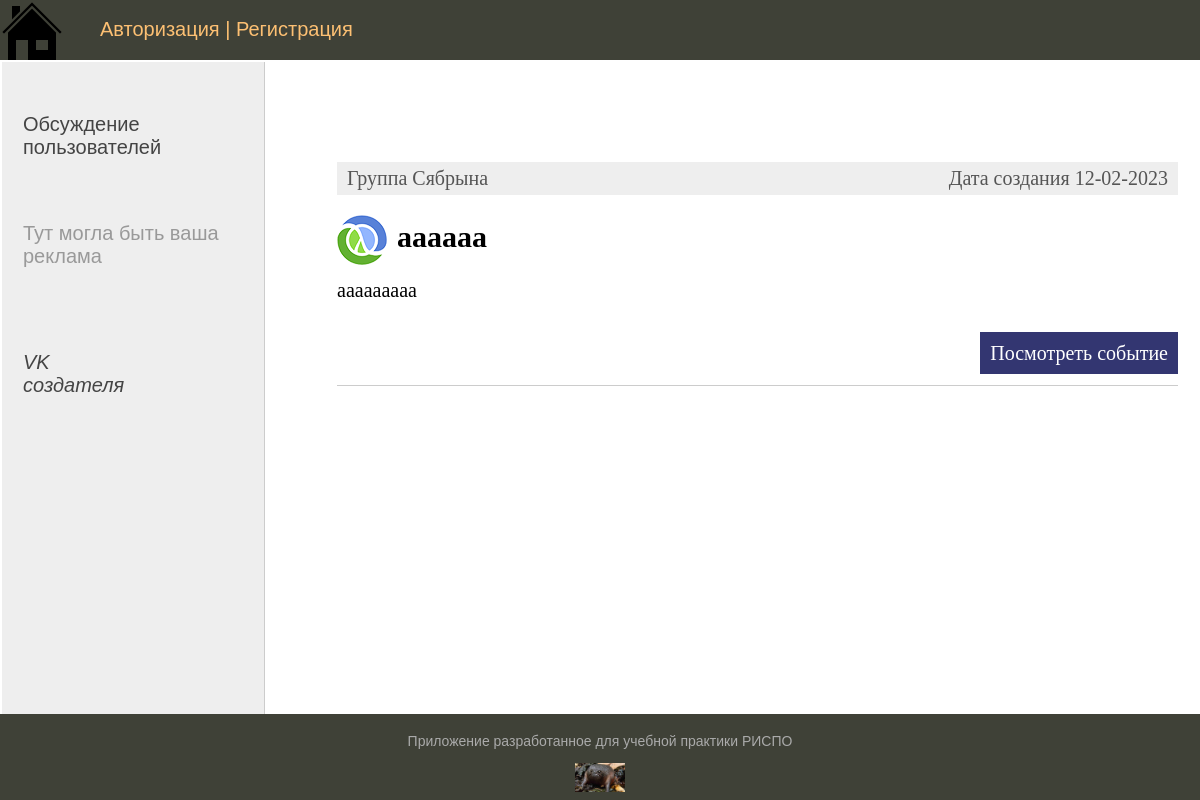
Page /events/ on the earlier database version.
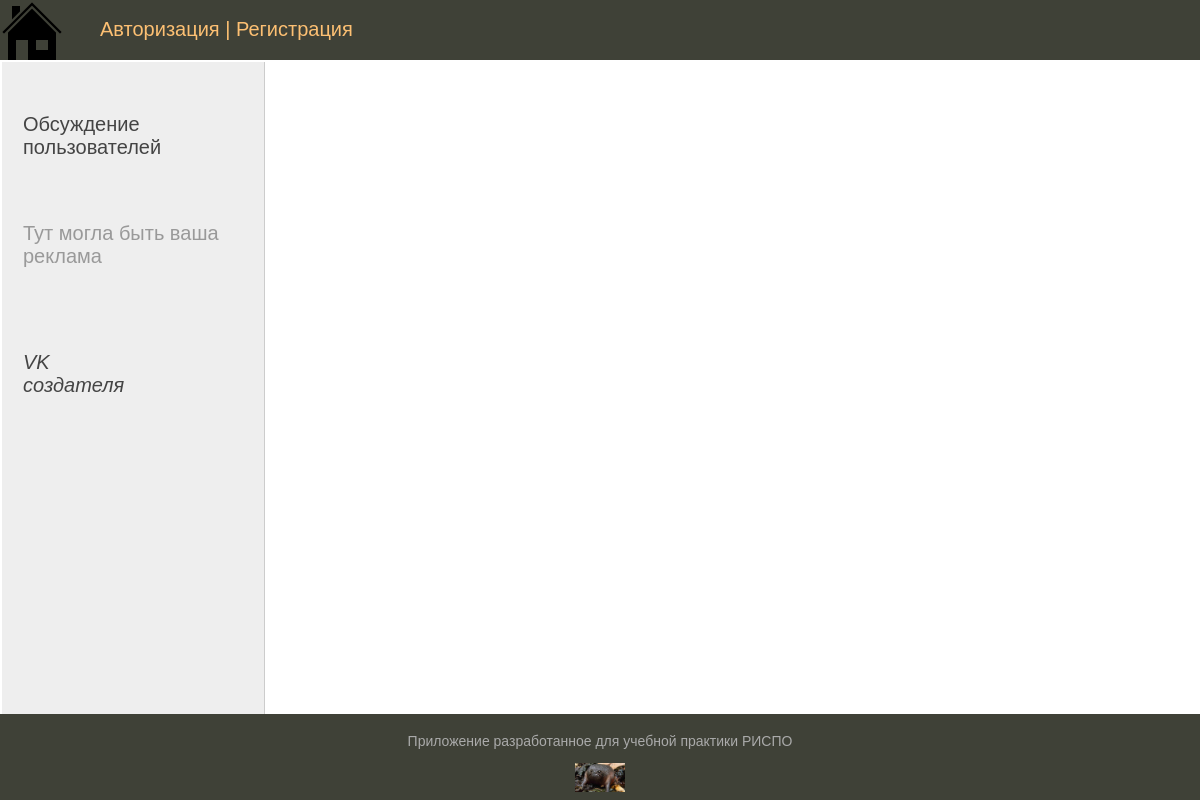
Same page on the later database version.
### people_active/models.py (models this page shows, shortened)
class Activity(models.Model):
    title = models.CharField(max_length=30, verbose_name="Заголовок")
    slug = models.SlugField(max_length=200, unique=True, db_index=True, verbose_name="URL")
    content = models.TextField(blank=True, verbose_name="Текст", null=True)
    photo = models.ImageField(upload_to="photos/%Y/%M/%d/", verbose_name="Фото", null=True)  # записывает в раздельные папки по классификаторам
    create_date = models.DateTimeField(auto_now_add=True, verbose_name="Дата создания")
    update_date = models.DateTimeField(auto_now=True, verbose_name="дата изменения")
    is_published = models.BooleanField(default=True, verbose_name="Публикация")
    group = models.ForeignKey("Groups", on_delete=models.CASCADE, verbose_name="Группы")
    """
    Возвращает название статьи в админке и не только
    """
    """
    используется в качестве переменной в index.html
    {{ act.get_absolute_url }} --- возвращает путь
    """
    def get_absolute_url(self):
        return reverse("post", kwargs={"post_slug": self.slug})
    class Meta:
        verbose_name_plural = "События"
        ordering = ["-update_date", "create_date", "title"]

class Groups(models.Model):
    name = models.CharField(max_length=30, db_index=True, verbose_name="Название группы")
    slug = models.SlugField(max_length=200, unique=True, db_index=True, verbose_name="URL")
    title = models.TextField(blank=True, verbose_name="Описания группы")
    def __str__(self):
        return self.name
    class Meta:
        verbose_name_plural = "Группы"
        ordering = ["-id"]

### people_active/views.py (the view)
# urls.py: path("events/", Events.as_view(), name="events"),
class Events(DataMixin, ListView):
    model = Activity
    template_name = "Events.html"
    context_object_name = "active"
    def get_context_data(self, *, object_list=None, **kwargs):
        context = super().get_context_data(**kwargs)
        data_mixin_def = self.get_user_context(title="События")
        return context | data_mixin_def
    def get_queryset(self):
        return Activity.objects.filter(is_published=True)

### people_active/utils.py (called while the page is built)
    def get_user_context(self, **kwargs):
        context = kwargs
        groups = Groups.objects.all()
        user_menu = menu.copy()
        if not self.request.user.is_authenticated:
            user_menu.pop(2)
        context["menu"] = user_menu
        context["group"] = groups
        return context

### people_active/templates/Events.html (shortened to what this page needs)
{% extends 'base.html' %}
{% block content %}
<ul class="list-articles">
    {% for act in active %}
    <li>
       <div class="article-panel">
            <p class="first">Группа {{ act.group }}</p>
            <p class="last">Дата создания {{ act.create_date|date:"d-m-Y" }} </p>
       </div>
        {% if act.photo %}
        <p>
            <img class="img-article-left" src="{{ act.photo.url }}">
        </p>
        {% endif %}
        <h2>{{ act.title }}</h2>
        <p> {{ act.content|linebreaks|truncatewords:15}} </p>
        <p class="link-read-post"><a href="{{ act.get_absolute_url }}">Посмотреть событие</a></p>
        {% endfor %}
    </li>
</ul>
{% endblock content %}

Differences in the rows shown:
removed Activity: group "Сябрына", create_date "12-02-2023", photo (picture), title "aaaaaa", content "aaaaaaaaa"
